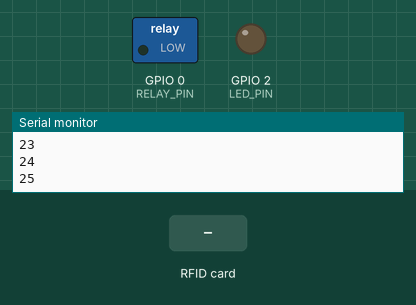
Bench run of a sketch on a simulated ESP8266 (NodeMCU). Shown: switched loads named in the sketch (green lamp = pin HIGH), output pins drawn as LEDs (lit = HIGH), the last lines printed to the serial monitor. The inputs (shaded band) are chosen by the test bench. WiFi joins after 1.5 s; servers stay silent unless stated.

Above: at 5.5 s.
5.6 s: RFID card 5E 7A 19 C4 held to the reader
At 5.64 s:
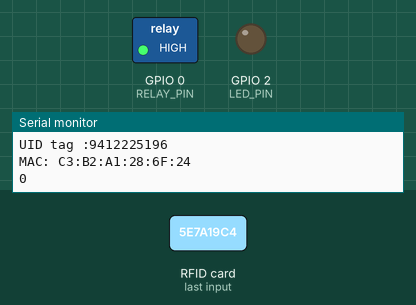
Timing chart, 0 to 8.6 s (numbered marks = the images above; inputs shaded):
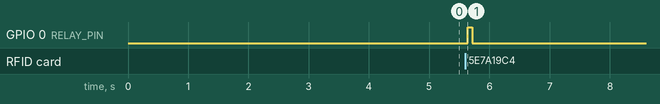

The sketch:

InterLock.ino
```cpp
#include <Adafruit_NeoPixel.h>
#include <ESP8266WiFi.h>
#include <MFRC522.h>
// #include <WiFi.h>
byte mac[6];

#define RST_PIN 5   //RFID Reset Pin
#define SDA_PIN  15  //RFID SDA Pin
MFRC522 mfrc522(SDA_PIN, RST_PIN);

#define LED_PIN 2 //LEDs pin
#define NUMPIXELS 32
Adafruit_NeoPixel pixels = Adafruit_NeoPixel(NUMPIXELS, LED_PIN, NEO_GRB + NEO_KHZ800);

#define RELAY_PIN  0   //Relay Signal Pin

const char* ssid     = "NETGEAR";
const char* password = "";
String macString  = "";

void connect();
WiFiClient client;

void setup() {
  Serial.begin(115200);    // Initialize serial communications
  while (!Serial);
  SPI.begin();
  pinMode(LED_PIN, OUTPUT);
  pinMode(RELAY_PIN, OUTPUT);
  mfrc522.PCD_Init();
  mfrc522.PCD_DumpVersionToSerial();

  //pixels.begin();
  //pixels.show();

  WiFi.begin(ssid, password);
  int j=0;
  while (WiFi.status() != WL_CONNECTED) {
    theaterChase(pixels.Color(0, 0, 127), 50); // Blue
    delay(500);
    Serial.print(".");
    pixels.setPixelColor(j, pixels.Color(0,150,0)); // Moderately bright green color.
    pixels.show();
    j++;
    delay(250);
  }

  WiFi.macAddress(mac);
  Serial.print("MAC: ");

  macString.concat(String(mac[5],HEX));
  macString.concat(":");
  macString.concat(String(mac[4],HEX));
  macString.concat(":");
  macString.concat(String(mac[3],HEX));
  macString.concat(":");
  macString.concat(String(mac[2],HEX));
  macString.concat(":");
  macString.concat(String(mac[1],HEX));
  macString.concat(":");
  macString.concat(String(mac[0],HEX));
  macString.toUpperCase();
  Serial.print(macString);

  Serial.println("");
  Serial.println("WiFi connected");
  Serial.println("IP address: ");
  Serial.println(WiFi.localIP());
/*
  for(int i=0;i<8;i++){
    pixels.setPixelColor(i, pixels.Color(0,150,0)); // Moderately bright green color.
    pixels.show();
    delay(250);
  }
*/
  delay(2000);
  for(int i=0;i<8;i++){
    pixels.setPixelColor(i, pixels.Color(0,0,0)); // Moderately bright green color.
    pixels.show();
  }
}
bool occoupied = 0;
int noCardCount = 7;
const int NO_CARD_DETECTIONS_BEFORE_NEW_READ = 2;

void loop() {
  Serial.println(noCardCount);
  if (mfrc522.PICC_IsNewCardPresent()) {
    if(noCardCount > NO_CARD_DETECTIONS_BEFORE_NEW_READ){
      /*
       * Do card look up here
       */


      Serial.println("Card present!");
      mfrc522.PICC_ReadCardSerial();
      Serial.print("UID tag :");
      String content= "";
      byte letter;
      for (byte i = 0; i < mfrc522.uid.size; i++)
      {
         // Serial.print(mfrc522.uid.uidByte[i] < 0x10 ? " 0" : " ");
         // Serial.print(mfrc522.uid.uidByte[i], HEX);
         Serial.print(mfrc522.uid.uidByte[i], DEC);
         // content.concat(String(mfrc522.uid.uidByte[i] < 0x10 ? " 0" : " "));
         // content.concat(String(mfrc522.uid.uidByte[i], HEX));
         content.concat(String(mfrc522.uid.uidByte[i], DEC));
      }
      Serial.println();
      Serial.print("MAC: ");
      Serial.println(macString);

      for(int i=0;i<32;i++){
        pixels.setPixelColor(i, pixels.Color(100,100,0)); // Moderately bright yellow color.
        pixels.show();
      }

      relayON();
    }
    noCardCount = 0;
  }else{ // not present
    noCardCount++;

    if (noCardCount >2){
      relayOFF();
    }
    pixels.setPixelColor(noCardCount, pixels.Color(150,150,150));
    pixels.setPixelColor(noCardCount-1, pixels.Color(0,0,0));
    pixels.show();

  }

/*
  if (noCardCount > 1){
    for(int i=0;i<32;i++){
        pixels.setPixelColor(i, pixels.Color(0,0,0));
        pixels.show();
    }
*/
    if (noCardCount > 32){
      noCardCount = 7;
    }

/*
  if ( mfrc522.PICC_IsNewCardPresent()) {
    Serial.print("X");
    for(int i=0;i<65;i++){
        pixels.setPixelColor(i, pixels.Color(255,255,0)); // Moderately bright yellow color.
        pixels.show();
        occoupied = 1;
      }
  } else {
    theaterChase(pixels.Color(0, 0, 127), 50); // Blue
    occoupied = 0;
    return;
  }

  if ( mfrc522.PICC_ReadCardSerial()) {

  } else{
    return;
  }

  //Show UID on serial monitor
  Serial.print("UID tag :");
  String content= "";
  byte letter;
  for (byte i = 0; i < mfrc522.uid.size; i++)
  {
     //Serial.print(mfrc522.uid.uidByte[i] < 0x10 ? " 0" : " ");
     //Serial.print(mfrc522.uid.uidByte[i], DEC);
     content.concat(String(mfrc522.uid.uidByte[i] < 0x10 ? " 0" : " "));
     content.concat(String(mfrc522.uid.uidByte[i], DEC));
  }
  content.toUpperCase();
  Serial.println(content);
  Serial.print("Message : ");


  if (content.substring(1) == "72 1C 42 F2" && !occoupied) //change here the UID of the card/cards that you want to give access
  {
    Serial.println("Authorized access");
    Serial.println();
    for(int i=0;i<65;i++){
      pixels.setPixelColor(i, pixels.Color(0,150,0)); // Moderately bright green color.
      pixels.show();
    }
    delay(3000);
    for(int i=0;i<65;i++){
      pixels.setPixelColor(i, pixels.Color(0,0,0)); // Moderately bright green color.
      pixels.show();
    }
  }

 else   {
    Serial.println(" Access denied");
    for(int i=0;i<65;i++){
      pixels.setPixelColor(i, pixels.Color(150,0,0)); // Moderately bright green color.
      pixels.show();
    }
    delay(3000);
    for(int i=0;i<65;i++){
      pixels.setPixelColor(i, pixels.Color(0,0,0)); // Moderately bright green color.
      pixels.show();
    }
  }
*/
}

void relayON(){
  digitalWrite(RELAY_PIN,1);
}

void relayOFF(){
  digitalWrite(RELAY_PIN,0);
}

// Helper routine to dump a byte array as hex values to Serial
void dump_byte_array(byte *buffer, byte bufferSize) {
  for (byte i = 0; i < bufferSize; i++) {
    Serial.print(buffer[i] < 0x10 ? " 0" : " ");
    Serial.print(buffer[i], DEC);
  }
}

//Theatre-style crawling lights.
void theaterChase(uint32_t c, uint8_t wait) {
  for (int j=0; j<10; j++) {  //do 10 cycles of chasing
    for (int q=0; q < 3; q++) {
      for (uint16_t i=0; i < pixels.numPixels(); i=i+3) {
        pixels.setPixelColor(i+q, c);    //turn every third pixel on
      }
      pixels.show();

      delay(wait);

      for (uint16_t i=0; i < pixels.numPixels(); i=i+3) {
        pixels.setPixelColor(i+q, 0);        //turn every third pixel off
      }
    }
  }
}
```

Measured:
- after the input at 5.6 s, GPIO 0 (RELAY_PIN): LOW → HIGH at once, → LOW 0.08 s later
